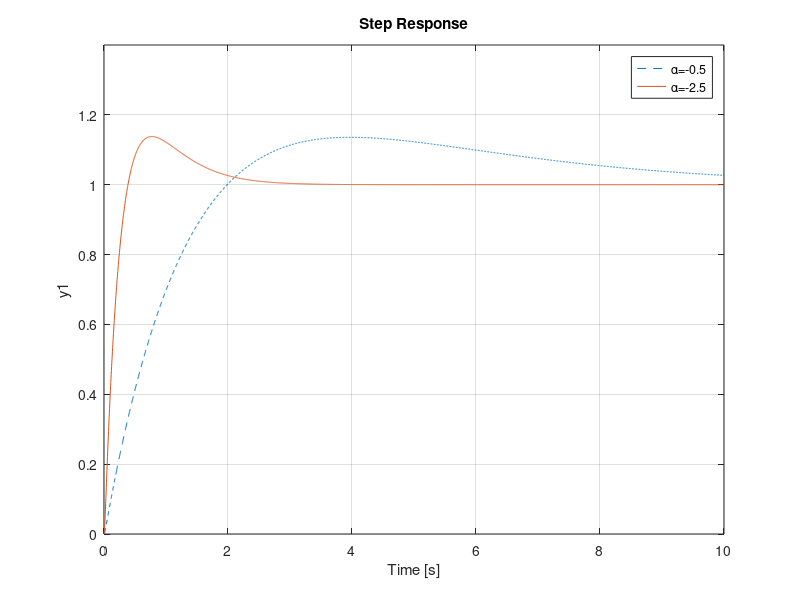
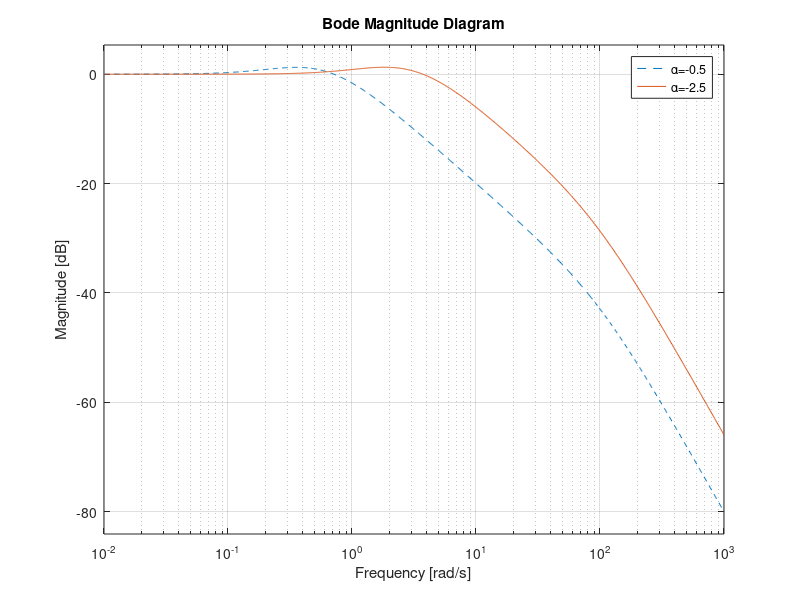

These charts were generated, in order, by the following MATLAB code: (Note: this script raises an error after producing the figures.)
clear; close all;

s = tf('s'); 
M=1;
Pn = 1/(M*s^2);

alpha = -0.5;
K1 = alpha^2*M - 2*alpha*M*s/(0.01*s+1);
alpha = -2.5;
K2 = alpha^2*M - 2*alpha*M*s/(0.01*s+1);

Tn1 = feedback(Pn*K1,1);
Tn2 = feedback(Pn*K2,1);

figure(1);
step(Tn1,'--',Tn2,10);
ylim([0 1.4]);
legend('\alpha=-0.5','\alpha=-2.5');
figure(2);
bodemag(Tn1,'--',Tn2);
legend('\alpha=-0.5','\alpha=-2.5');

big;

